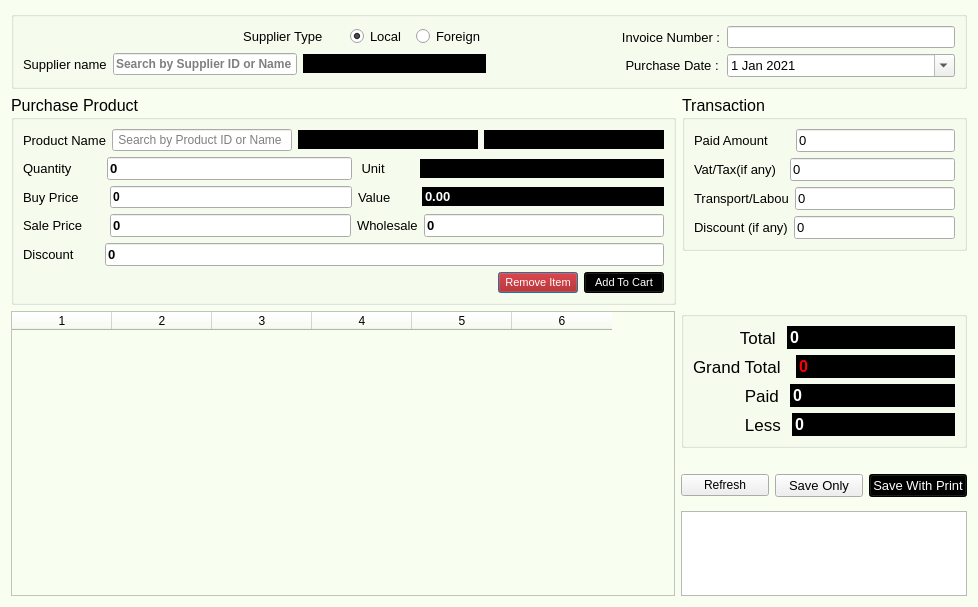
<?xml version="1.0" encoding="UTF-8"?>
<ui version="4.0">
 <class>Dialog</class>
 <widget class="QDialog" name="Dialog">
  <property name="windowModality">
   <enum>Qt::ApplicationModal</enum>
  </property>
  <property name="geometry">
   <rect>
    <x>0</x>
    <y>0</y>
    <width>978</width>
    <height>607</height>
   </rect>
  </property>
  <property name="windowTitle">
   <string>Dialog</string>
  </property>
  <property name="styleSheet">
   <string notr="true">QDialog#Dialog{
background-color: rgb(249, 255, 240);
}</string>
  </property>
  <layout class="QGridLayout" name="gridLayout_11">
   <item row="0" column="0">
    <layout class="QGridLayout" name="gridLayout_9" columnstretch="7,3">
     <item row="0" column="0" colspan="2">
      <widget class="QGroupBox" name="groupBox_2">
       <property name="title">
        <string/>
       </property>
       <layout class="QGridLayout" name="gridLayout_3">
        <item row="0" column="0">
         <layout class="QGridLayout" name="gridLayout">
          <item row="0" column="0">
           <layout class="QHBoxLayout" name="horizontalLayout_6">
            <item>
             <widget class="QLabel" name="label_6">
              <property name="font">
               <font>
                <pointsize>10</pointsize>
               </font>
              </property>
              <property name="text">
               <string>                                                             Supplier Type      </string>
              </property>
             </widget>
            </item>
            <item>
             <widget class="QRadioButton" name="local">
              <property name="font">
               <font>
                <pointsize>10</pointsize>
               </font>
              </property>
              <property name="text">
               <string>Local </string>
              </property>
              <property name="checked">
               <bool>true</bool>
              </property>
             </widget>
            </item>
            <item>
             <widget class="QRadioButton" name="foreign">
              <property name="font">
               <font>
                <pointsize>10</pointsize>
               </font>
              </property>
              <property name="text">
               <string>Foreign</string>
              </property>
             </widget>
            </item>
           </layout>
          </item>
          <item row="1" column="0">
           <layout class="QHBoxLayout" name="horizontalLayout">
            <item>
             <widget class="QLabel" name="label">
              <property name="font">
               <font>
                <pointsize>10</pointsize>
               </font>
              </property>
              <property name="text">
               <string>Supplier name</string>
              </property>
             </widget>
            </item>
            <item>
             <widget class="QLineEdit" name="sv">
              <property name="font">
               <font>
                <pointsize>9</pointsize>
                <weight>75</weight>
                <bold>true</bold>
               </font>
              </property>
              <property name="placeholderText">
               <string>Search by Supplier ID or Name</string>
              </property>
             </widget>
            </item>
            <item>
             <widget class="QLineEdit" name="sn">
              <property name="font">
               <font>
                <pointsize>10</pointsize>
                <weight>75</weight>
                <bold>true</bold>
               </font>
              </property>
              <property name="styleSheet">
               <string notr="true">background-color: rgb(0, 0, 0);
border:1px solid rgb(0, 0, 0);
color: rgb(255, 255, 255);</string>
              </property>
              <property name="readOnly">
               <bool>true</bool>
              </property>
             </widget>
            </item>
           </layout>
          </item>
         </layout>
        </item>
        <item row="0" column="1">
         <layout class="QVBoxLayout" name="verticalLayout">
          <item>
           <layout class="QHBoxLayout" name="horizontalLayout_11">
            <item>
             <widget class="QLabel" name="label_10">
              <property name="font">
               <font>
                <pointsize>10</pointsize>
               </font>
              </property>
              <property name="text">
               <string>                                    Invoice Number :</string>
              </property>
             </widget>
            </item>
            <item>
             <widget class="QLineEdit" name="invoice">
              <property name="readOnly">
               <bool>false</bool>
              </property>
             </widget>
            </item>
           </layout>
          </item>
          <item>
           <layout class="QHBoxLayout" name="horizontalLayout_9">
            <item>
             <widget class="QLabel" name="label_8">
              <property name="font">
               <font>
                <pointsize>10</pointsize>
               </font>
              </property>
              <property name="text">
               <string>                                     Purchase Date :</string>
              </property>
             </widget>
            </item>
            <item>
             <widget class="QDateEdit" name="dateEdit">
              <property name="font">
               <font>
                <pointsize>10</pointsize>
               </font>
              </property>
              <property name="calendarPopup">
               <bool>true</bool>
              </property>
              <property name="date">
               <date>
                <year>2021</year>
                <month>1</month>
                <day>1</day>
               </date>
              </property>
             </widget>
            </item>
           </layout>
          </item>
         </layout>
        </item>
       </layout>
      </widget>
     </item>
     <item row="1" column="0" rowspan="2">
      <widget class="QGroupBox" name="groupBox">
       <property name="font">
        <font>
         <pointsize>12</pointsize>
        </font>
       </property>
       <property name="title">
        <string>Purchase Product</string>
       </property>
       <layout class="QGridLayout" name="gridLayout_2">
        <item row="1" column="0">
         <layout class="QHBoxLayout" name="horizontalLayout_5">
          <item>
           <widget class="QLabel" name="label_3">
            <property name="font">
             <font>
              <pointsize>10</pointsize>
             </font>
            </property>
            <property name="text">
             <string>Quantity        </string>
            </property>
           </widget>
          </item>
          <item>
           <widget class="QLineEdit" name="qtn">
            <property name="font">
             <font>
              <pointsize>10</pointsize>
              <weight>75</weight>
              <bold>true</bold>
             </font>
            </property>
            <property name="layoutDirection">
             <enum>Qt::RightToLeft</enum>
            </property>
            <property name="text">
             <string>0</string>
            </property>
           </widget>
          </item>
          <item>
           <widget class="QLabel" name="label_5">
            <property name="font">
             <font>
              <pointsize>10</pointsize>
             </font>
            </property>
            <property name="text">
             <string> Unit        </string>
            </property>
           </widget>
          </item>
          <item>
           <widget class="QLineEdit" name="unit">
            <property name="font">
             <font>
              <pointsize>10</pointsize>
              <weight>75</weight>
              <bold>true</bold>
             </font>
            </property>
            <property name="styleSheet">
             <string notr="true">background-color: rgb(0, 0, 0);
border:1px solid rgb(0, 0, 0);
color: rgb(255, 255, 255);</string>
            </property>
            <property name="readOnly">
             <bool>true</bool>
            </property>
           </widget>
          </item>
         </layout>
        </item>
        <item row="0" column="0">
         <layout class="QHBoxLayout" name="horizontalLayout_2">
          <item>
           <widget class="QLabel" name="label_2">
            <property name="font">
             <font>
              <pointsize>10</pointsize>
             </font>
            </property>
            <property name="text">
             <string>Product Name</string>
            </property>
           </widget>
          </item>
          <item>
           <widget class="QLineEdit" name="pv">
            <property name="placeholderText">
             <string> Search by Product ID or Name</string>
            </property>
           </widget>
          </item>
          <item>
           <widget class="QLineEdit" name="pn">
            <property name="font">
             <font>
              <pointsize>10</pointsize>
              <weight>75</weight>
              <bold>true</bold>
             </font>
            </property>
            <property name="styleSheet">
             <string notr="true">background-color: rgb(0, 0, 0);
border:1px solid rgb(0, 0, 0);
color: rgb(255, 255, 255);</string>
            </property>
            <property name="readOnly">
             <bool>true</bool>
            </property>
           </widget>
          </item>
          <item>
           <widget class="QLineEdit" name="showstocks">
            <property name="font">
             <font>
              <pointsize>10</pointsize>
              <weight>75</weight>
              <bold>true</bold>
             </font>
            </property>
            <property name="styleSheet">
             <string notr="true">background-color: rgb(0, 0, 0);
border:1px solid rgb(0, 0, 0);
color: rgb(255, 255, 255);</string>
            </property>
           </widget>
          </item>
         </layout>
        </item>
        <item row="3" column="0">
         <layout class="QHBoxLayout" name="horizontalLayout_4">
          <item>
           <widget class="QLabel" name="label_4">
            <property name="font">
             <font>
              <pointsize>10</pointsize>
             </font>
            </property>
            <property name="text">
             <string>Buy Price       </string>
            </property>
           </widget>
          </item>
          <item>
           <widget class="QLineEdit" name="buy">
            <property name="font">
             <font>
              <pointsize>9</pointsize>
              <weight>75</weight>
              <bold>true</bold>
             </font>
            </property>
            <property name="layoutDirection">
             <enum>Qt::RightToLeft</enum>
            </property>
            <property name="text">
             <string>0</string>
            </property>
           </widget>
          </item>
          <item>
           <widget class="QLabel" name="label_11">
            <property name="font">
             <font>
              <pointsize>10</pointsize>
             </font>
            </property>
            <property name="text">
             <string>Value       </string>
            </property>
           </widget>
          </item>
          <item>
           <widget class="QLineEdit" name="itemvalue">
            <property name="font">
             <font>
              <pointsize>10</pointsize>
              <weight>75</weight>
              <bold>true</bold>
             </font>
            </property>
            <property name="styleSheet">
             <string notr="true">background-color: rgb(0, 0, 0);
border:1px solid rgb(0, 0, 0);
color: rgb(255, 255, 255);</string>
            </property>
            <property name="text">
             <string>0.00</string>
            </property>
            <property name="readOnly">
             <bool>true</bool>
            </property>
           </widget>
          </item>
         </layout>
        </item>
        <item row="5" column="0">
         <layout class="QHBoxLayout" name="horizontalLayout_20">
          <item>
           <widget class="QLabel" name="label_24">
            <property name="font">
             <font>
              <pointsize>10</pointsize>
             </font>
            </property>
            <property name="text">
             <string>Discount       </string>
            </property>
           </widget>
          </item>
          <item>
           <widget class="QLineEdit" name="discount_p">
            <property name="font">
             <font>
              <pointsize>10</pointsize>
              <weight>75</weight>
              <bold>true</bold>
             </font>
            </property>
            <property name="layoutDirection">
             <enum>Qt::RightToLeft</enum>
            </property>
            <property name="text">
             <string>0</string>
            </property>
            <property name="readOnly">
             <bool>false</bool>
            </property>
           </widget>
          </item>
         </layout>
        </item>
        <item row="4" column="0">
         <layout class="QHBoxLayout" name="horizontalLayout_7">
          <item>
           <widget class="QLabel" name="label_7">
            <property name="font">
             <font>
              <pointsize>10</pointsize>
             </font>
            </property>
            <property name="text">
             <string>Sale Price      </string>
            </property>
           </widget>
          </item>
          <item>
           <widget class="QLineEdit" name="sale">
            <property name="font">
             <font>
              <pointsize>10</pointsize>
              <weight>75</weight>
              <bold>true</bold>
             </font>
            </property>
            <property name="layoutDirection">
             <enum>Qt::RightToLeft</enum>
            </property>
            <property name="text">
             <string>0</string>
            </property>
           </widget>
          </item>
          <item>
           <widget class="QLabel" name="label_9">
            <property name="font">
             <font>
              <pointsize>10</pointsize>
             </font>
            </property>
            <property name="text">
             <string>Wholesale</string>
            </property>
           </widget>
          </item>
          <item>
           <widget class="QLineEdit" name="wholesale">
            <property name="font">
             <font>
              <pointsize>10</pointsize>
              <weight>75</weight>
              <bold>true</bold>
             </font>
            </property>
            <property name="text">
             <string>0</string>
            </property>
           </widget>
          </item>
         </layout>
        </item>
        <item row="2" column="0">
         <layout class="QHBoxLayout" name="horizontalLayout_3"/>
        </item>
        <item row="6" column="0">
         <layout class="QHBoxLayout" name="horizontalLayout_8">
          <item>
           <spacer name="horizontalSpacer">
            <property name="orientation">
             <enum>Qt::Horizontal</enum>
            </property>
            <property name="sizeHint" stdset="0">
             <size>
              <width>40</width>
              <height>20</height>
             </size>
            </property>
           </spacer>
          </item>
          <item>
           <widget class="QPushButton" name="deleteb">
            <property name="font">
             <font>
              <pointsize>8</pointsize>
             </font>
            </property>
            <property name="styleSheet">
             <string notr="true">background-color: rgb(170, 0, 0);
color: rgb(255, 255, 255);</string>
            </property>
            <property name="text">
             <string>Remove Item</string>
            </property>
           </widget>
          </item>
          <item>
           <widget class="QPushButton" name="additemb">
            <property name="font">
             <font>
              <pointsize>8</pointsize>
             </font>
            </property>
            <property name="styleSheet">
             <string notr="true">background-color: rgb(0, 0, 0);
color: rgb(255, 255, 255);</string>
            </property>
            <property name="text">
             <string>Add To Cart</string>
            </property>
           </widget>
          </item>
         </layout>
        </item>
       </layout>
      </widget>
     </item>
     <item row="1" column="1">
      <widget class="QGroupBox" name="groupBox_4">
       <property name="font">
        <font>
         <pointsize>12</pointsize>
        </font>
       </property>
       <property name="title">
        <string>Transaction</string>
       </property>
       <layout class="QGridLayout" name="gridLayout_7">
        <item row="0" column="0">
         <layout class="QGridLayout" name="gridLayout_6">
          <item row="0" column="0">
           <layout class="QHBoxLayout" name="horizontalLayout_12">
            <item>
             <widget class="QLabel" name="label_16">
              <property name="font">
               <font>
                <pointsize>10</pointsize>
               </font>
              </property>
              <property name="text">
               <string>Paid Amount      </string>
              </property>
             </widget>
            </item>
            <item>
             <widget class="QLineEdit" name="paid">
              <property name="font">
               <font>
                <pointsize>10</pointsize>
               </font>
              </property>
              <property name="layoutDirection">
               <enum>Qt::RightToLeft</enum>
              </property>
              <property name="text">
               <string>0</string>
              </property>
              <property name="readOnly">
               <bool>false</bool>
              </property>
             </widget>
            </item>
           </layout>
          </item>
          <item row="1" column="0">
           <layout class="QHBoxLayout" name="horizontalLayout_13">
            <item>
             <widget class="QLabel" name="label_17">
              <property name="font">
               <font>
                <pointsize>10</pointsize>
               </font>
              </property>
              <property name="text">
               <string>Vat/Tax(if any)  </string>
              </property>
             </widget>
            </item>
            <item>
             <widget class="QLineEdit" name="vat">
              <property name="font">
               <font>
                <pointsize>10</pointsize>
               </font>
              </property>
              <property name="layoutDirection">
               <enum>Qt::RightToLeft</enum>
              </property>
              <property name="text">
               <string>0</string>
              </property>
              <property name="readOnly">
               <bool>false</bool>
              </property>
             </widget>
            </item>
           </layout>
          </item>
          <item row="2" column="0">
           <layout class="QHBoxLayout" name="horizontalLayout_14">
            <item>
             <widget class="QLabel" name="label_18">
              <property name="font">
               <font>
                <pointsize>10</pointsize>
               </font>
              </property>
              <property name="text">
               <string>Transport/Labou</string>
              </property>
             </widget>
            </item>
            <item>
             <widget class="QLineEdit" name="labour">
              <property name="font">
               <font>
                <pointsize>10</pointsize>
               </font>
              </property>
              <property name="layoutDirection">
               <enum>Qt::RightToLeft</enum>
              </property>
              <property name="text">
               <string>0</string>
              </property>
              <property name="readOnly">
               <bool>false</bool>
              </property>
             </widget>
            </item>
           </layout>
          </item>
          <item row="3" column="0">
           <layout class="QHBoxLayout" name="horizontalLayout_19">
            <item>
             <widget class="QLabel" name="label_23">
              <property name="font">
               <font>
                <pointsize>10</pointsize>
               </font>
              </property>
              <property name="text">
               <string>Discount (if any)</string>
              </property>
             </widget>
            </item>
            <item>
             <widget class="QLineEdit" name="discount">
              <property name="font">
               <font>
                <pointsize>10</pointsize>
               </font>
              </property>
              <property name="layoutDirection">
               <enum>Qt::RightToLeft</enum>
              </property>
              <property name="text">
               <string>0</string>
              </property>
              <property name="readOnly">
               <bool>false</bool>
              </property>
             </widget>
            </item>
           </layout>
          </item>
         </layout>
        </item>
       </layout>
      </widget>
     </item>
     <item row="2" column="1">
      <spacer name="verticalSpacer">
       <property name="orientation">
        <enum>Qt::Vertical</enum>
       </property>
       <property name="sizeHint" stdset="0">
        <size>
         <width>20</width>
         <height>40</height>
        </size>
       </property>
      </spacer>
     </item>
    </layout>
   </item>
   <item row="1" column="0">
    <layout class="QGridLayout" name="gridLayout_10" columnstretch="7,0">
     <item row="2" column="1">
      <spacer name="verticalSpacer_2">
       <property name="orientation">
        <enum>Qt::Vertical</enum>
       </property>
       <property name="sizeHint" stdset="0">
        <size>
         <width>20</width>
         <height>40</height>
        </size>
       </property>
      </spacer>
     </item>
     <item row="0" column="0" rowspan="3">
      <widget class="QTableWidget" name="tableWidget">
       <property name="font">
        <font>
         <family>MS Shell Dlg 2</family>
         <pointsize>8</pointsize>
         <weight>50</weight>
         <italic>false</italic>
         <bold>false</bold>
        </font>
       </property>
       <property name="styleSheet">
        <string notr="true">font: 8pt &quot;MS Shell Dlg 2&quot;;
background-color: rgb(249, 255, 240);</string>
       </property>
       <property name="columnCount">
        <number>6</number>
       </property>
       <attribute name="horizontalHeaderCascadingSectionResizes">
        <bool>true</bool>
       </attribute>
       <attribute name="verticalHeaderCascadingSectionResizes">
        <bool>false</bool>
       </attribute>
       <column/>
       <column/>
       <column/>
       <column/>
       <column/>
       <column/>
      </widget>
     </item>
     <item row="1" column="1">
      <widget class="QTextEdit" name="textEdit"/>
     </item>
     <item row="0" column="1">
      <layout class="QGridLayout" name="gridLayout_5" rowstretch="5,0,0">
       <item row="0" column="0">
        <widget class="QGroupBox" name="groupBox_5">
         <property name="font">
          <font>
           <pointsize>12</pointsize>
          </font>
         </property>
         <property name="title">
          <string/>
         </property>
         <layout class="QGridLayout" name="gridLayout_8">
          <item row="0" column="0">
           <layout class="QGridLayout" name="gridLayout_4">
            <item row="0" column="0">
             <layout class="QHBoxLayout" name="horizontalLayout_15">
              <item>
               <widget class="QLabel" name="label_19">
                <property name="font">
                 <font>
                  <pointsize>13</pointsize>
                 </font>
                </property>
                <property name="text">
                 <string>          Total </string>
                </property>
               </widget>
              </item>
              <item>
               <widget class="QLineEdit" name="total">
                <property name="baseSize">
                 <size>
                  <width>10</width>
                  <height>11</height>
                 </size>
                </property>
                <property name="font">
                 <font>
                  <pointsize>12</pointsize>
                  <weight>75</weight>
                  <bold>true</bold>
                 </font>
                </property>
                <property name="layoutDirection">
                 <enum>Qt::RightToLeft</enum>
                </property>
                <property name="styleSheet">
                 <string notr="true">background-color: rgb(0, 0, 0);
border:1px solid rgb(0, 0, 0);
color: rgb(255, 255, 255);</string>
                </property>
                <property name="text">
                 <string>0</string>
                </property>
                <property name="readOnly">
                 <bool>true</bool>
                </property>
               </widget>
              </item>
             </layout>
            </item>
            <item row="3" column="0">
             <layout class="QHBoxLayout" name="horizontalLayout_18">
              <item>
               <widget class="QLabel" name="label_22">
                <property name="font">
                 <font>
                  <pointsize>13</pointsize>
                 </font>
                </property>
                <property name="text">
                 <string>           Paid </string>
                </property>
               </widget>
              </item>
              <item>
               <widget class="QLineEdit" name="paidtext">
                <property name="font">
                 <font>
                  <pointsize>12</pointsize>
                  <weight>75</weight>
                  <bold>true</bold>
                 </font>
                </property>
                <property name="layoutDirection">
                 <enum>Qt::RightToLeft</enum>
                </property>
                <property name="styleSheet">
                 <string notr="true">background-color: rgb(0, 0, 0);
border:1px solid rgb(0, 0, 0);
color: rgb(255, 255, 255);</string>
                </property>
                <property name="text">
                 <string>0</string>
                </property>
                <property name="readOnly">
                 <bool>true</bool>
                </property>
               </widget>
              </item>
             </layout>
            </item>
            <item row="2" column="0">
             <layout class="QHBoxLayout" name="horizontalLayout_17">
              <item>
               <widget class="QLabel" name="label_21">
                <property name="font">
                 <font>
                  <pointsize>13</pointsize>
                 </font>
                </property>
                <property name="text">
                 <string>Grand Total  </string>
                </property>
               </widget>
              </item>
              <item>
               <widget class="QLineEdit" name="grand">
                <property name="font">
                 <font>
                  <pointsize>12</pointsize>
                  <weight>75</weight>
                  <bold>true</bold>
                 </font>
                </property>
                <property name="layoutDirection">
                 <enum>Qt::RightToLeft</enum>
                </property>
                <property name="styleSheet">
                 <string notr="true">background-color: rgb(0, 0, 0);
border:1px solid rgb(0, 0, 0);
color: rgb(255, 0, 0);
</string>
                </property>
                <property name="text">
                 <string>0</string>
                </property>
                <property name="readOnly">
                 <bool>true</bool>
                </property>
               </widget>
              </item>
             </layout>
            </item>
           </layout>
          </item>
          <item row="1" column="0">
           <layout class="QHBoxLayout" name="horizontalLayout_16">
            <item>
             <widget class="QLabel" name="label_20">
              <property name="font">
               <font>
                <pointsize>13</pointsize>
               </font>
              </property>
              <property name="text">
               <string>           Less </string>
              </property>
             </widget>
            </item>
            <item>
             <widget class="QLineEdit" name="less">
              <property name="font">
               <font>
                <pointsize>12</pointsize>
                <weight>75</weight>
                <bold>true</bold>
               </font>
              </property>
              <property name="layoutDirection">
               <enum>Qt::RightToLeft</enum>
              </property>
              <property name="styleSheet">
               <string notr="true">background-color: rgb(0, 0, 0);
border:1px solid rgb(0, 0, 0);
color: rgb(255, 255, 255);</string>
              </property>
              <property name="text">
               <string>0</string>
              </property>
              <property name="readOnly">
               <bool>true</bool>
              </property>
             </widget>
            </item>
           </layout>
          </item>
         </layout>
        </widget>
       </item>
       <item row="2" column="0">
        <layout class="QHBoxLayout" name="horizontalLayout_10">
         <property name="bottomMargin">
          <number>8</number>
         </property>
         <item>
          <widget class="QPushButton" name="clearb">
           <property name="text">
            <string>Refresh</string>
           </property>
          </widget>
         </item>
         <item>
          <widget class="QPushButton" name="saveonlyb">
           <property name="font">
            <font>
             <pointsize>10</pointsize>
            </font>
           </property>
           <property name="text">
            <string>Save Only</string>
           </property>
          </widget>
         </item>
         <item>
          <widget class="QPushButton" name="purchaseb">
           <property name="font">
            <font>
             <pointsize>10</pointsize>
            </font>
           </property>
           <property name="styleSheet">
            <string notr="true">background-color: rgb(0, 0, 0);
color: rgb(255, 255, 255);</string>
           </property>
           <property name="text">
            <string>Save With Print</string>
           </property>
          </widget>
         </item>
        </layout>
       </item>
       <item row="1" column="0">
        <widget class="QLabel" name="label_12">
         <property name="text">
          <string/>
         </property>
        </widget>
       </item>
      </layout>
     </item>
    </layout>
   </item>
  </layout>
 </widget>
 <resources/>
 <connections/>
</ui>
